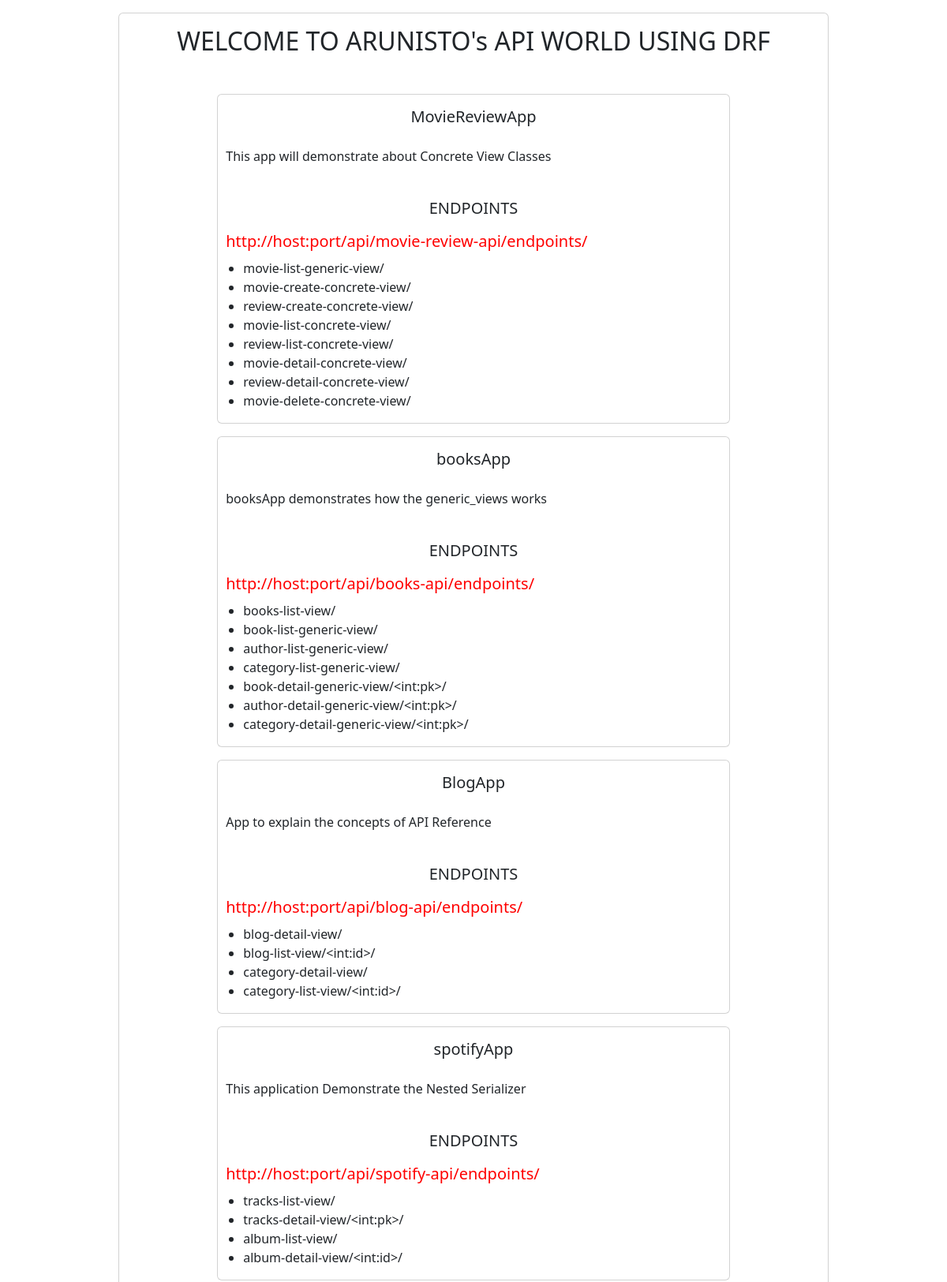
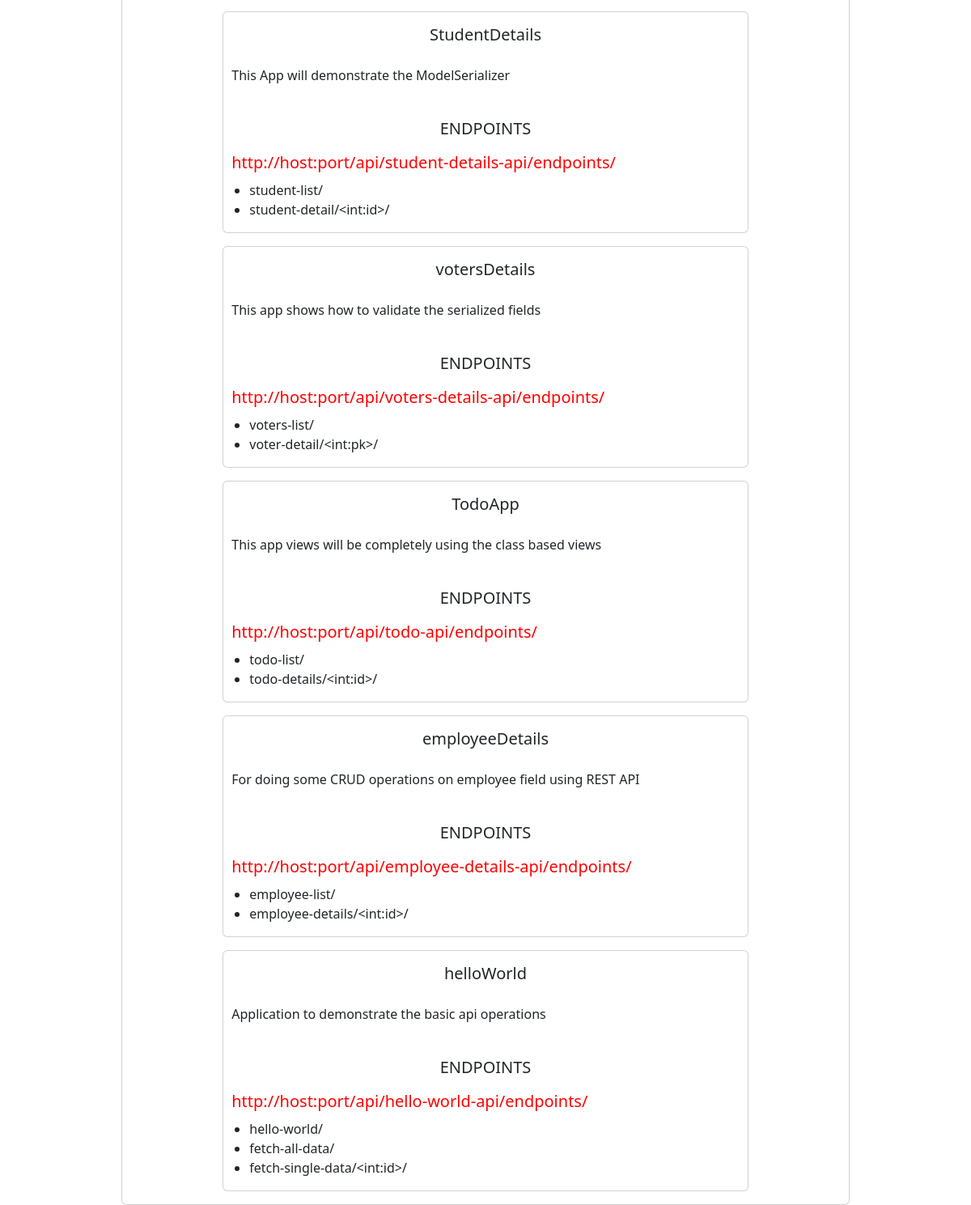
The page / on the database its author committed (2 pictures, top to bottom).
### mainApp/models.py (models this page shows, shortened)
class AppDetails(models.Model):
    name = models.CharField(max_length=100)
    info = models.TextField()
    endpoints = models.TextField()
    connection = models.CharField(max_length=100, null=True)

### mainApp/views.py (the view)
# urls.py: path('', views.index, name='home-page')
def index(request):
    data = AppDetails.objects.all().order_by("-id")
    for d in data:
        d.endpoints = d.endpoints.split(",")
    return render(request, "index.html", {"data":data})

### mainApp/templates/index.html (shortened to what this page needs)
{% extends 'base.html' %}
{% block content %}
<div class="card w-75 mt-3" style="margin-right:auto;margin-left:auto;">
    <div class="card-title text-center mt-3">
        <h2>WELCOME TO ARUNISTO's API WORLD USING DRF</h2>
    </div>
    <div class="card-body">
        {% for d in data %}
        <div class="card w-75 mt-3" style="margin-right: auto; margin-left:auto;">
            <div class="card-title text-center mt-3">
                <h5>{{d.name}}</h5>
            </div>
            <div class="card-text" style="padding: 10px;">
                <p>{{d.info}}</p>
            </div>
            <div class="mt-3 text-center">
                <h5>ENDPOINTS</h5>
            </div>
            <div>
                <h5 style="margin: 10px; color:red;">http://host:port/{{d.connection}}endpoints/</h5>
                <ul>
                    {% for ep in d.endpoints %}
                        <li>{{ep}}</li>
                    {% endfor %}
                </ul>
            </div>
        </div>
        {% endfor %}
    </div>
</div>
{% endblock %}

### mainApp/templates/base.html (shortened to what this page needs)
<!DOCTYPE html>
<html lang="en">
<head>
    <link href="https://cdn.jsdelivr.net/npm/bootstrap@5.3.3/dist/css/bootstrap.min.css" rel="stylesheet">
</head>
<body>
{% block content %}
{% endblock %}
</body>
</html>

### rows shown on the page
AppDetails: name "MovieReviewApp", info "This app will demonstrate about Concrete View Classes", connection "api/movie-review-api/", endpoints "movie-list-generic-view/" "movie-create-concrete-view/" "review-create-concrete-view/" "movie-list-concrete-view/" "review-list-concrete-view/" "movie-detail-concrete-view/" "review-detail-concrete-view/" "movie-delete-concrete-view/"
AppDetails: name "booksApp", info "booksApp demonstrates how the generic_views works", connection "api/books-api/", endpoints "books-list-view/" "book-list-generic-view/" "author-list-generic-view/" "category-list-generic-view/" "book-detail-generic-view/<int:pk>/" "author-detail-generic-view/<int:pk>/" "category-detail-generic-view/<int:pk>/"
AppDetails: name "BlogApp", info "App to explain the concepts of API Reference", connection "api/blog-api/", endpoints "blog-detail-view/" "blog-list-view/<int:id>/" "category-detail-view/" "category-list-view/<int:id>/"
AppDetails: name "spotifyApp", info "This application Demonstrate the Nested Serializer", connection "api/spotify-api/", endpoints "tracks-list-view/" "tracks-detail-view/<int:pk>/" "album-list-view/" "album-detail-view/<int:id>/"
AppDetails: name "StudentDetails", info "This App will demonstrate the ModelSerializer", connection "api/student-details-api/", endpoints "student-list/" "student-detail/<int:id>/"
AppDetails: name "votersDetails", info "This app shows how to validate the serialized fields", connection "api/voters-details-api/", endpoints "voters-list/" "voter-detail/<int:pk>/"
AppDetails: name "TodoApp", info "This app views will be completely using the class based views", connection "api/todo-api/", endpoints "todo-list/" "todo-details/<int:id>/"
AppDetails: name "employeeDetails", info "For doing some CRUD operations on employee field using REST API", connection "api/employee-details-api/", endpoints "employee-list/" "employee-details/<int:id>/"
AppDetails: name "helloWorld", info "Application to demonstrate the basic api operations", connection "api/hello-world-api/", endpoints "hello-world/" "fetch-all-data/" "fetch-single-data/<int:id>/"
